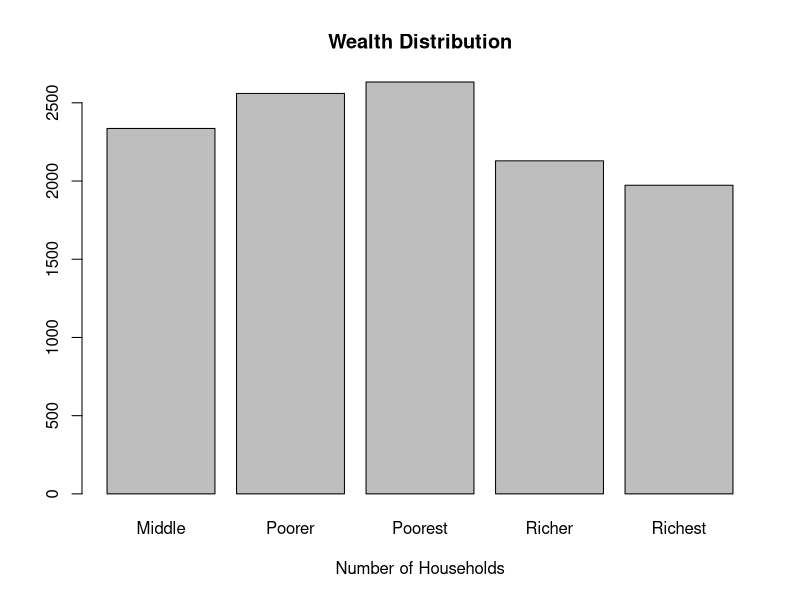

Source code (R):
library(readr)
library(tidyr)

household <- read_delim("household.csv",";", escape_double = FALSE, trim_ws = TRUE, na = '')
household <- separate(household, region_combined, c("compass", "region", "settlement"))

household$wealth_index <- factor(household$wealth_index)

household <- na.omit(household)

table(household$wealth_index)

barplot(table(household$wealth_index), main="Wealth Distribution",
        xlab="Number of Households")

table(household$wealth_index, household$house_ownership)
table(household$wealth_index, household$owns_another_house)
table(household$wealth_index, household$car)
table(household$wealth_index, household$refrigerator)
table(household$wealth_index, household$heating)
table(household$wealth_index, household$mobile_phone)
table(household$wealth_index, household$motorcycle)




